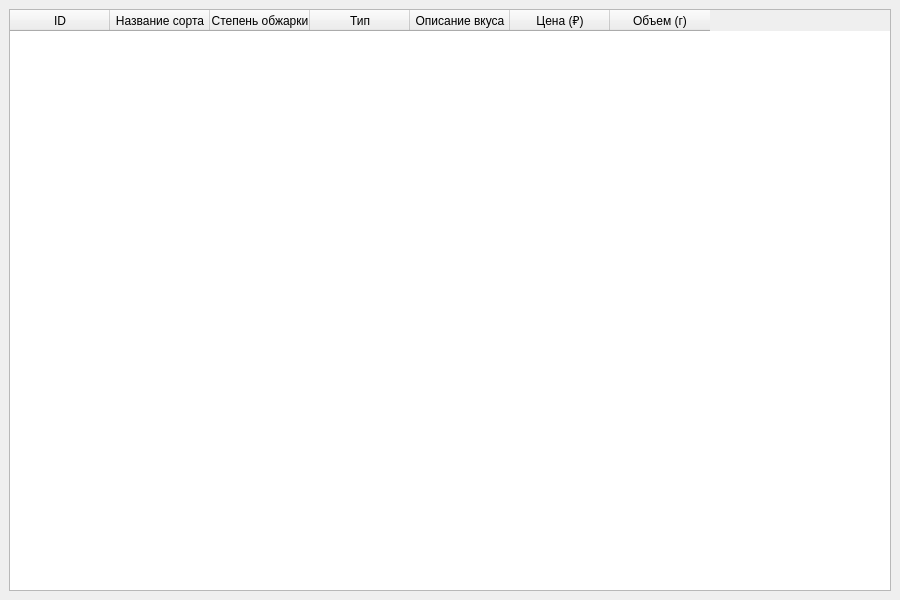
<?xml version="1.0" encoding="UTF-8"?>
<ui version="4.0">
 <class>MainWindow</class>
 <widget class="QMainWindow" name="MainWindow">
  <property name="geometry">
   <rect>
    <x>0</x>
    <y>0</y>
    <width>900</width>
    <height>600</height>
   </rect>
  </property>
  <property name="windowTitle">
   <string>Кофейный каталог</string>
  </property>
  <widget class="QWidget" name="centralwidget">
   <layout class="QVBoxLayout" name="verticalLayout">
    <item>
     <widget class="QTableWidget" name="tableWidget">
      <property name="columnCount">
       <number>7</number>
      </property>
      <column>
       <property name="text">
        <string>ID</string>
       </property>
      </column>
      <column>
       <property name="text">
        <string>Название сорта</string>
       </property>
      </column>
      <column>
       <property name="text">
        <string>Степень обжарки</string>
       </property>
      </column>
      <column>
       <property name="text">
        <string>Тип</string>
       </property>
      </column>
      <column>
       <property name="text">
        <string>Описание вкуса</string>
       </property>
      </column>
      <column>
       <property name="text">
        <string>Цена (₽)</string>
       </property>
      </column>
      <column>
       <property name="text">
        <string>Объем (г)</string>
       </property>
      </column>
     </widget>
    </item>
   </layout>
  </widget>
 </widget>
 <resources/>
 <connections/>
</ui>
